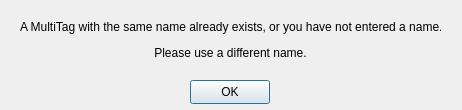
<?xml version="1.0" encoding="UTF-8"?>
<ui version="4.0">
 <class>CreateMultitag_NameConflict</class>
 <widget class="QDialog" name="CreateMultitag_NameConflict">
  <property name="geometry">
   <rect>
    <x>0</x>
    <y>0</y>
    <width>462</width>
    <height>110</height>
   </rect>
  </property>
  <property name="windowTitle">
   <string>Name Conflict</string>
  </property>
  <widget class="QPushButton" name="pushButton">
   <property name="geometry">
    <rect>
     <x>190</x>
     <y>80</y>
     <width>80</width>
     <height>24</height>
    </rect>
   </property>
   <property name="text">
    <string>OK</string>
   </property>
  </widget>
  <widget class="QLabel" name="label">
   <property name="geometry">
    <rect>
     <x>20</x>
     <y>10</y>
     <width>421</width>
     <height>61</height>
    </rect>
   </property>
   <property name="text">
    <string>&lt;html&gt;&lt;head/&gt;&lt;body&gt;&lt;p align=&quot;center&quot;&gt;A MultiTag with the same name already exists, or you have not entered a name.&lt;/p&gt;&lt;p align=&quot;center&quot;&gt;Please use a different name.&lt;/p&gt;&lt;/body&gt;&lt;/html&gt;</string>
   </property>
  </widget>
 </widget>
 <resources/>
 <connections/>
</ui>
